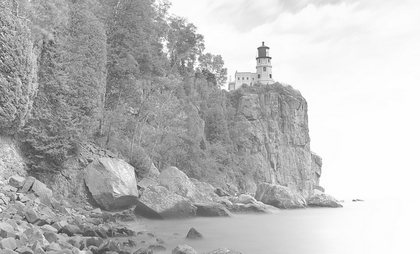
%> input picture Digital Image Processing part 2/Generowanie/Ex3/Grafiki/Ex3.png, 420 x 254 px, shrunk from 640 x 387 before the run
$ octave zad1a1c.m   (GNU Octave 9; MATLAB toolbox functions it lacks are replaced by stand-ins)
%> lines starting %> are read from the running program, lines starting %| are printed output that depends on the picture
clc
clear all
%wczytanie obrazu
I = imread('C:\Users\Krzysztof\Desktop\POC5\Zadanie1\Generowanie\Ex3\Grafiki\Ex3.png');
%> I is the input picture: size 254x420x3 uint8; min 50, max 255, mean 187.3
[N,M,C]=size(I);
%> N = 254; M = 420; C = 3
Lmax = 0;
Lmin = 256;
for i=1:N
    for j=1:M
        for m=1:C
            if I(i,j,m) < Lmin
                Lmin = I (i,j,m);
            end
            if I(i,j,m) > Lmax
                Lmax = I(i,j,m);
            end
        end
    end
end
%> after the loop, Lmax = 255; Lmin = 50
im2double(I);
for i=1:N
    for j=1:M
        for m=1:C
            I2(i,j,m)= (255/double(Lmax-Lmin))*(I(i,j,m)-Lmin);
        end
    end
end
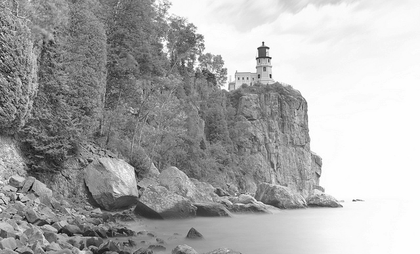
%> I2: size 254x420x3 uint8; min 0, max 255, mean 170.8
[J, T] = histeq(I);
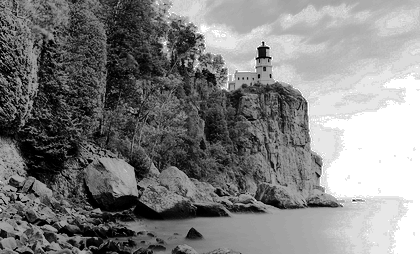
%> J: size 254x420x3 uint8; min 0, max 255, mean 127.7
%> T = 256 values from 0 to 1
I2 = im2uint8(I2);
m1=min(min(I2));
%> m1 = [0 0 0]
m2=max(max(I2));
%> m2 = [255 255 255]
m3=min(min(J));
%> m3 = [0 0 0]
m4=max(max(J));
%> m4 = [255 255 255]
figure
imhist(I)
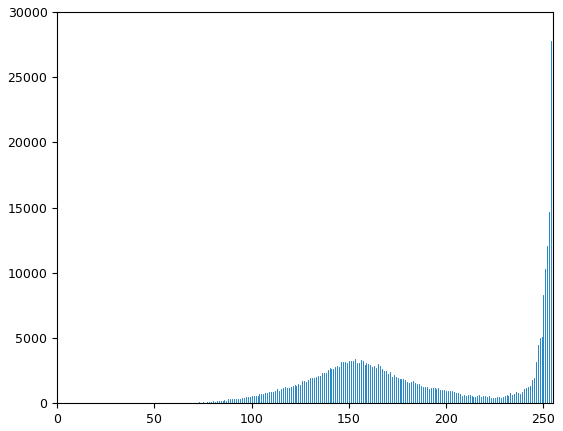
%> figure redrawn from the program's plot data; highest point at x = 254, y = 27753
figure
imhist(I2)
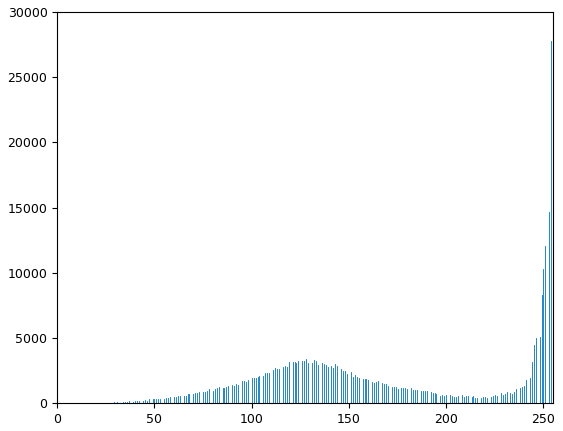
%> figure redrawn from the program's plot data; highest point at x = 254, y = 27753
figure
imhist(J)
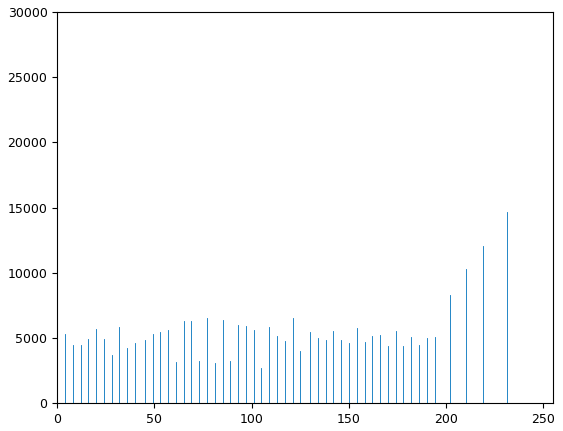
%> figure redrawn from the program's plot data; highest point at x = 255, y = 28239
imwrite(I2,'C:\Users\Krzysztof\Desktop\HSOx.png');
imwrite(J,'C:\Users\Krzysztof\Desktop\HEOx.png')
